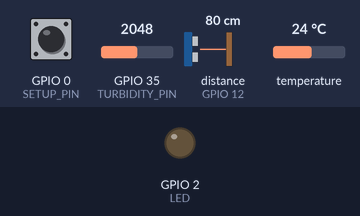
Simulated run of this program. Board: ESP32. Parts: output pins drawn as LEDs (lit = HIGH). Wiring (inferred from the names in the program): ultrasonic range finder: trigger GPIO 13; echo GPIO 12. The inputs (shaded band) are chosen by the test bench; at power-on: GPIO 0 (SETUP_PIN) HIGH, GPIO 35 (TURBIDITY_PIN) = 2048, distance to the obstacle (sensor on GPIO 12) 80 cm, temperature 24 °C. The echo pulse lasts 58.3 µs per cm; WiFi joins after 1.5 s; servers stay silent unless stated; EEPROM starts erased; pins used as bus, display or sensor lines are not drawn; what the program prints to the serial monitor is not drawn.

Above: at 5.2 s.
At 16.7 s:
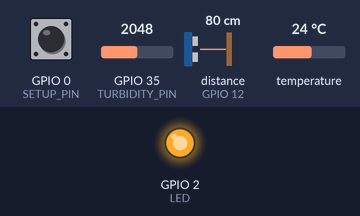
Timing chart, 0 to 19.0 s (numbered marks = the images above):
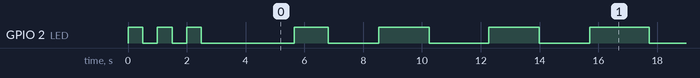

Measured:
- by itself, GPIO 2 (LED): HIGH → LOW at 0.50 s, → HIGH 0.50 s later, → LOW 0.50 s later, → HIGH 0.50 s later, … (74 changes in this stretch)
- by itself, everything shown: repeats every 10.9 s, in 6 steps

The program:

main.cpp
```cpp
#include "esp_system.h"
#include <Arduino.h>
#include <EEPROM.h>
#include <Firebase_ESP_Client.h>
#include <WiFiManager.h>
#include <addons/RTDBHelper.h>
#include <addons/TokenHelper.h>
#include <DallasTemperature.h>
#include <OneWire.h>

#define API_KEY "AIzaSyBhj3If5etw9wk-QXnNnU0vvRxBKk2syFw"
#define DATABASE_URL "https://site-aqua-54d76-default-rtdb.firebaseio.com"

#define SETUP_PIN 0
#define LED 2
#define ONE_WIRE_BUS 4

#define TRIGGER_PIN 13
#define ECHO_PIN 12
#define SOUND_SPEED 0.034
#define TURBIDITY_PIN 35

FirebaseData fbdo;
FirebaseData fbdoStream;
FirebaseAuth auth;
FirebaseConfig config;

OneWire oneWire(ONE_WIRE_BUS);
DallasTemperature sensors(&oneWire);

int count = 0;
bool connected = false;
unsigned long previousMillis = 0;
unsigned long lastFirebaseOperation = 0;
const unsigned long interval = 1000;
const unsigned long firebaseInterval = 5000;
long duration;
float distanceCm;

class FireBaseManager {
private:
  bool signupOK = false;

public:
  bool checkAuthCredentials(String email, String password) {
    signupOK = Firebase.signUp(&config, &auth, email.c_str(), password.c_str());
    return signupOK;
  }
};

float ArredondarVoltagem(float ValorEntrada, int CasaDecimal) {
    float multiplicador = powf(10.0f, CasaDecimal);
    ValorEntrada = roundf(ValorEntrada * multiplicador) / multiplicador;
    return ValorEntrada;
}

void ConnectToWifi() {
  if (WiFi.status() != WL_CONNECTED) {
    WiFi.begin();
    if (WiFi.waitForConnectResult() == WL_CONNECTED) {
      connected = true;
      Serial.println("Wi-Fi connected");
    }
    if (WiFi.status() != WL_CONNECTED) {
      Serial.println("Wi-Fi connection failed");
    }
  }
}

String GetDeviceUniqueId() {
  uint32_t chipId = ESP.getEfuseMac();
  return String(chipId, HEX);
}

struct Settings {
  char email[60];
  char password[20];
  char DeviceUniqueId[7];
} settings;

FireBaseManager firebaseManager;

void setup() {
  Serial.begin(9600);
  WiFi.mode(WIFI_STA);
  pinMode(LED, OUTPUT);
  pinMode(TRIGGER_PIN, OUTPUT);
  pinMode(ECHO_PIN, INPUT);

  Serial.println("Press the button to enter setup mode");
  for (int i = 3; i > 0; i--) {
    Serial.print(i);
    Serial.print("...");
    digitalWrite(LED, HIGH);
    delay(500);
    digitalWrite(LED, LOW);
    delay(500);
  }

  EEPROM.begin(512);
  EEPROM.get(0, settings);
  Serial.println("Settings loaded from EEPROM");

  if (digitalRead(SETUP_PIN) == LOW) {
    SetupMode:
    Serial.println("Entering setup mode");

    for (int i = 0; i < 2; i++) {
      digitalWrite(LED, HIGH);
      delay(300);
      digitalWrite(LED, LOW);
      delay(300);
    }

    WiFiManager wm;

    String DeviceUniqueId = GetDeviceUniqueId();
    DeviceUniqueId.toCharArray(settings.DeviceUniqueId,
                               sizeof(settings.DeviceUniqueId));

    settings.password[19] = '\0';
    settings.email[59] = '\0';

    WiFiManagerParameter email_parameter("email", "Email", settings.email, 60);
    WiFiManagerParameter password_parameter(
        "password", "Password", settings.password, 20, "type='password'");

    wm.addParameter(&email_parameter);
    wm.addParameter(&password_parameter);

    wm.startConfigPortal("AquaNet");

    strcpy(settings.email, email_parameter.getValue());
    strcpy(settings.password, password_parameter.getValue());

    EEPROM.put(0, settings);
    if (EEPROM.commit()) {
      Serial.println("Settings saved to EEPROM");
    }
    if (!EEPROM.commit()) {
      Serial.println("Error saving settings to EEPROM");
    }
  }

  Serial.println("Starting the device...");
  ConnectToWifi();

  if (WiFi.status() != WL_CONNECTED) {
    goto SetupMode;
  }

  config.api_key = API_KEY;
  config.database_url = DATABASE_URL;
  auth.user.email = settings.email;
  auth.user.password = settings.password;

  config.token_status_callback = tokenStatusCallback;
  Firebase.begin(&config, &auth);
  Firebase.reconnectNetwork(true);

  fbdo.setBSSLBufferSize(4096, 1024);
  fbdo.setResponseSize(4096);

  bool checkAuthCredentials =
      firebaseManager.checkAuthCredentials(settings.email, settings.password);
  if (checkAuthCredentials) {
    Serial.println("Auth credentials are OK");
  }
  if (!checkAuthCredentials) {
    Serial.println("Auth credentials are not OK");
  }

  Firebase.RTDB.beginStream(&fbdoStream,
                            "/UsersData/" + String(settings.DeviceUniqueId));

  sensors.begin();

  Serial.printf("Firebase Client v%s\n\n", FIREBASE_CLIENT_VERSION);
  Serial.println("Email: " + String(settings.email));
  Serial.println("Password: " + String(settings.password));
  Serial.println("Pairing Code: " + String(settings.DeviceUniqueId));
}

void loop() {
  sensors.requestTemperatures();
  unsigned long currentMillis = millis();
  float temperatureC = sensors.getTempCByIndex(0);

  int turbidityValue = analogRead(TURBIDITY_PIN);

  float voltage = 0;
  float convertedVoltage = 0;

  for (int i = 0; i < 800; i++) {
      turbidityValue = analogRead(35);
      voltage += (float(turbidityValue) / 4095) * 5;
  }

  voltage = voltage / 800;
  convertedVoltage = ArredondarVoltagem(voltage, 1);

  digitalWrite(TRIGGER_PIN, LOW);
  delayMicroseconds(2);
  digitalWrite(TRIGGER_PIN, HIGH);
  delayMicroseconds(10);
  digitalWrite(TRIGGER_PIN, LOW);

  duration = pulseIn(ECHO_PIN, HIGH);

  distanceCm = duration * SOUND_SPEED / 2;

  if (WiFi.status() != WL_CONNECTED) {
    ConnectToWifi();
  }

  if (currentMillis - previousMillis >= interval) {
    previousMillis = currentMillis;
    digitalWrite(LED, !digitalRead(LED));
  }

  if (Firebase.ready() &&
      currentMillis - lastFirebaseOperation >= firebaseInterval) {
    lastFirebaseOperation = currentMillis;

    FirebaseJson json;
    json.set("TEMP", temperatureC);
    json.set("TURBIDITY", convertedVoltage);
    json.set("PH", 7);
    json.set("LEVEL", distanceCm);
    json.set("timestamp", currentMillis);

    String path = "/UsersData/";
    path += auth.token.uid.c_str();
    path += "/modules/";
    path += settings.DeviceUniqueId;
    path += "/statistics";
    if (Firebase.RTDB.setJSON(&fbdo, path, &json)) {
      Serial.println("Data sent successfully");
    }
    if (!Firebase.RTDB.setJSON(&fbdo, path, &json)) {
      Serial.printf("Error sending data: %s\n", fbdo.errorReason().c_str());
    }
  }

  if (Firebase.ready() && Firebase.RTDB.readStream(&fbdoStream)) {
    if (fbdoStream.streamAvailable()) {
      String path = fbdoStream.streamPath();
      String data = fbdoStream.stringData();
      Serial.printf("Stream data available at path: %s, data: %s\n",
                    path.c_str(), data.c_str());
    }
  }

  yield();
}
```
